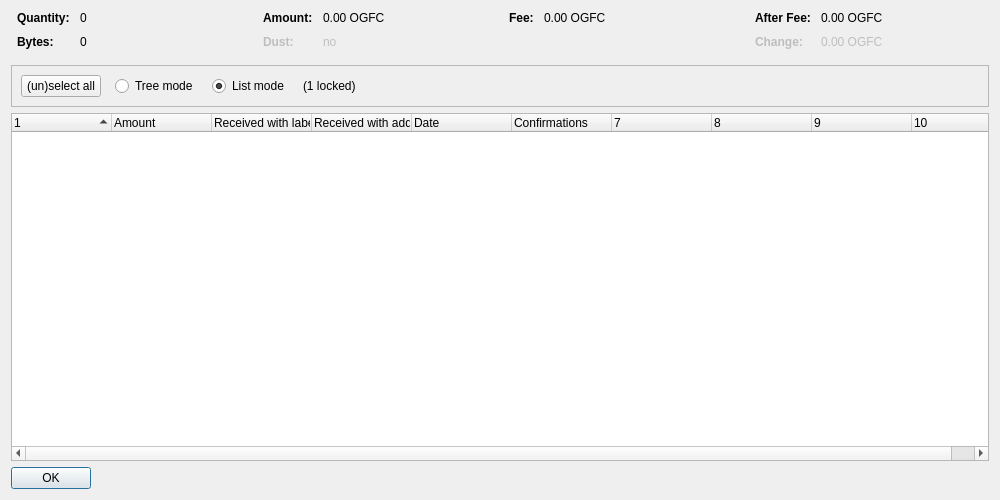
<?xml version="1.0" encoding="UTF-8"?>
<ui version="4.0">
 <class>CoinControlDialog</class>
 <widget class="QDialog" name="CoinControlDialog">
  <property name="geometry">
   <rect>
    <x>0</x>
    <y>0</y>
    <width>1000</width>
    <height>500</height>
   </rect>
  </property>
  <property name="windowTitle">
   <string>Coin Selection</string>
  </property>
  <layout class="QVBoxLayout" name="verticalLayout">
   <item>
    <layout class="QHBoxLayout" name="horizontalLayoutTop" stretch="0,0,0,0">
     <property name="topMargin">
      <number>0</number>
     </property>
     <property name="bottomMargin">
      <number>10</number>
     </property>
     <item>
      <layout class="QFormLayout" name="formLayoutCoinControl1">
       <property name="horizontalSpacing">
        <number>10</number>
       </property>
       <property name="verticalSpacing">
        <number>10</number>
       </property>
       <property name="leftMargin">
        <number>6</number>
       </property>
       <property name="rightMargin">
        <number>6</number>
       </property>
       <item row="0" column="0">
        <widget class="QLabel" name="labelCoinControlQuantityText">
         <property name="font">
          <font>
           <weight>75</weight>
           <bold>true</bold>
          </font>
         </property>
         <property name="text">
          <string>Quantity:</string>
         </property>
        </widget>
       </item>
       <item row="0" column="1">
        <widget class="QLabel" name="labelCoinControlQuantity">
         <property name="cursor">
          <cursorShape>IBeamCursor</cursorShape>
         </property>
         <property name="contextMenuPolicy">
          <enum>Qt::ActionsContextMenu</enum>
         </property>
         <property name="text">
          <string notr="true">0</string>
         </property>
         <property name="textInteractionFlags">
          <set>Qt::LinksAccessibleByMouse|Qt::TextSelectableByKeyboard|Qt::TextSelectableByMouse</set>
         </property>
        </widget>
       </item>
       <item row="1" column="0">
        <widget class="QLabel" name="labelCoinControlBytesText">
         <property name="font">
          <font>
           <weight>75</weight>
           <bold>true</bold>
          </font>
         </property>
         <property name="text">
          <string>Bytes:</string>
         </property>
        </widget>
       </item>
       <item row="1" column="1">
        <widget class="QLabel" name="labelCoinControlBytes">
         <property name="cursor">
          <cursorShape>IBeamCursor</cursorShape>
         </property>
         <property name="contextMenuPolicy">
          <enum>Qt::ActionsContextMenu</enum>
         </property>
         <property name="text">
          <string notr="true">0</string>
         </property>
         <property name="textInteractionFlags">
          <set>Qt::LinksAccessibleByMouse|Qt::TextSelectableByKeyboard|Qt::TextSelectableByMouse</set>
         </property>
        </widget>
       </item>
      </layout>
     </item>
     <item>
      <layout class="QFormLayout" name="formLayoutCoinControl2">
       <property name="horizontalSpacing">
        <number>10</number>
       </property>
       <property name="verticalSpacing">
        <number>10</number>
       </property>
       <property name="leftMargin">
        <number>6</number>
       </property>
       <property name="rightMargin">
        <number>6</number>
       </property>
       <item row="0" column="0">
        <widget class="QLabel" name="labelCoinControlAmountText">
         <property name="font">
          <font>
           <weight>75</weight>
           <bold>true</bold>
          </font>
         </property>
         <property name="text">
          <string>Amount:</string>
         </property>
        </widget>
       </item>
       <item row="0" column="1">
        <widget class="QLabel" name="labelCoinControlAmount">
         <property name="cursor">
          <cursorShape>IBeamCursor</cursorShape>
         </property>
         <property name="contextMenuPolicy">
          <enum>Qt::ActionsContextMenu</enum>
         </property>
         <property name="text">
          <string notr="true">0.00 OGFC</string>
         </property>
         <property name="textInteractionFlags">
          <set>Qt::LinksAccessibleByMouse|Qt::TextSelectableByKeyboard|Qt::TextSelectableByMouse</set>
         </property>
        </widget>
       </item>
       <item row="1" column="0">
        <widget class="QLabel" name="labelCoinControlLowOutputText">
         <property name="enabled">
          <bool>false</bool>
         </property>
         <property name="font">
          <font>
           <weight>75</weight>
           <bold>true</bold>
          </font>
         </property>
         <property name="text">
          <string>Dust:</string>
         </property>
        </widget>
       </item>
       <item row="1" column="1">
        <widget class="QLabel" name="labelCoinControlLowOutput">
         <property name="enabled">
          <bool>false</bool>
         </property>
         <property name="cursor">
          <cursorShape>IBeamCursor</cursorShape>
         </property>
         <property name="contextMenuPolicy">
          <enum>Qt::ActionsContextMenu</enum>
         </property>
         <property name="text">
          <string notr="true">no</string>
         </property>
         <property name="textInteractionFlags">
          <set>Qt::LinksAccessibleByMouse|Qt::TextSelectableByKeyboard|Qt::TextSelectableByMouse</set>
         </property>
        </widget>
       </item>
      </layout>
     </item>
     <item>
      <layout class="QFormLayout" name="formLayoutCoinControl3">
       <property name="horizontalSpacing">
        <number>10</number>
       </property>
       <property name="verticalSpacing">
        <number>10</number>
       </property>
       <property name="leftMargin">
        <number>6</number>
       </property>
       <property name="rightMargin">
        <number>6</number>
       </property>
       <item row="0" column="0">
        <widget class="QLabel" name="labelCoinControlFeeText">
         <property name="font">
          <font>
           <weight>75</weight>
           <bold>true</bold>
          </font>
         </property>
         <property name="text">
          <string>Fee:</string>
         </property>
        </widget>
       </item>
       <item row="0" column="1">
        <widget class="QLabel" name="labelCoinControlFee">
         <property name="cursor">
          <cursorShape>IBeamCursor</cursorShape>
         </property>
         <property name="contextMenuPolicy">
          <enum>Qt::ActionsContextMenu</enum>
         </property>
         <property name="text">
          <string notr="true">0.00 OGFC</string>
         </property>
         <property name="textInteractionFlags">
          <set>Qt::LinksAccessibleByMouse|Qt::TextSelectableByKeyboard|Qt::TextSelectableByMouse</set>
         </property>
        </widget>
       </item>
      </layout>
     </item>
     <item>
      <layout class="QFormLayout" name="formLayoutCoinControl4">
       <property name="horizontalSpacing">
        <number>10</number>
       </property>
       <property name="verticalSpacing">
        <number>10</number>
       </property>
       <property name="leftMargin">
        <number>6</number>
       </property>
       <property name="rightMargin">
        <number>6</number>
       </property>
       <item row="0" column="0">
        <widget class="QLabel" name="labelCoinControlAfterFeeText">
         <property name="font">
          <font>
           <weight>75</weight>
           <bold>true</bold>
          </font>
         </property>
         <property name="text">
          <string>After Fee:</string>
         </property>
        </widget>
       </item>
       <item row="0" column="1">
        <widget class="QLabel" name="labelCoinControlAfterFee">
         <property name="cursor">
          <cursorShape>IBeamCursor</cursorShape>
         </property>
         <property name="contextMenuPolicy">
          <enum>Qt::ActionsContextMenu</enum>
         </property>
         <property name="text">
          <string notr="true">0.00 OGFC</string>
         </property>
         <property name="textInteractionFlags">
          <set>Qt::LinksAccessibleByMouse|Qt::TextSelectableByKeyboard|Qt::TextSelectableByMouse</set>
         </property>
        </widget>
       </item>
       <item row="1" column="0">
        <widget class="QLabel" name="labelCoinControlChangeText">
         <property name="enabled">
          <bool>false</bool>
         </property>
         <property name="font">
          <font>
           <weight>75</weight>
           <bold>true</bold>
          </font>
         </property>
         <property name="text">
          <string>Change:</string>
         </property>
        </widget>
       </item>
       <item row="1" column="1">
        <widget class="QLabel" name="labelCoinControlChange">
         <property name="enabled">
          <bool>false</bool>
         </property>
         <property name="cursor">
          <cursorShape>IBeamCursor</cursorShape>
         </property>
         <property name="contextMenuPolicy">
          <enum>Qt::ActionsContextMenu</enum>
         </property>
         <property name="text">
          <string notr="true">0.00 OGFC</string>
         </property>
         <property name="textInteractionFlags">
          <set>Qt::LinksAccessibleByMouse|Qt::TextSelectableByKeyboard|Qt::TextSelectableByMouse</set>
         </property>
        </widget>
       </item>
      </layout>
     </item>
    </layout>
   </item>
   <item>
    <widget class="QFrame" name="frame">
     <property name="minimumSize">
      <size>
       <width>0</width>
       <height>40</height>
      </size>
     </property>
     <property name="frameShape">
      <enum>QFrame::StyledPanel</enum>
     </property>
     <property name="frameShadow">
      <enum>QFrame::Sunken</enum>
     </property>
     <layout class="QHBoxLayout" name="horizontalLayout">
      <item>
       <layout class="QHBoxLayout" name="horizontalLayoutPanel" stretch="0,0,0,0,0">
        <property name="spacing">
         <number>14</number>
        </property>
        <item>
         <widget class="QPushButton" name="pushButtonSelectAll">
          <property name="sizePolicy">
           <sizepolicy hsizetype="Maximum" vsizetype="Fixed">
            <horstretch>0</horstretch>
            <verstretch>0</verstretch>
           </sizepolicy>
          </property>
          <property name="text">
           <string>(un)select all</string>
          </property>
          <property name="autoDefault">
           <bool>false</bool>
          </property>
         </widget>
        </item>
        <item>
         <widget class="QRadioButton" name="radioTreeMode">
          <property name="sizePolicy">
           <sizepolicy hsizetype="Maximum" vsizetype="Fixed">
            <horstretch>0</horstretch>
            <verstretch>0</verstretch>
           </sizepolicy>
          </property>
          <property name="text">
           <string>Tree mode</string>
          </property>
         </widget>
        </item>
        <item>
         <widget class="QRadioButton" name="radioListMode">
          <property name="sizePolicy">
           <sizepolicy hsizetype="Maximum" vsizetype="Fixed">
            <horstretch>0</horstretch>
            <verstretch>0</verstretch>
           </sizepolicy>
          </property>
          <property name="text">
           <string>List mode</string>
          </property>
          <property name="checked">
           <bool>true</bool>
          </property>
         </widget>
        </item>
        <item>
         <widget class="QLabel" name="labelLocked">
          <property name="text">
           <string notr="true">(1 locked)</string>
          </property>
         </widget>
        </item>
        <item>
         <spacer name="horizontalSpacer">
          <property name="orientation">
           <enum>Qt::Horizontal</enum>
          </property>
          <property name="sizeHint" stdset="0">
           <size>
            <width>40</width>
            <height>20</height>
           </size>
          </property>
         </spacer>
        </item>
       </layout>
      </item>
     </layout>
    </widget>
   </item>
   <item>
    <widget class="CoinControlTreeWidget" name="treeWidget">
     <property name="contextMenuPolicy">
      <enum>Qt::CustomContextMenu</enum>
     </property>
     <property name="sortingEnabled">
      <bool>false</bool>
     </property>
     <property name="columnCount">
      <number>10</number>
     </property>
     <attribute name="headerShowSortIndicator" stdset="0">
      <bool>true</bool>
     </attribute>
     <attribute name="headerStretchLastSection">
      <bool>false</bool>
     </attribute>
     <column>
      <property name="text">
       <string/>
      </property>
     </column>
     <column>
      <property name="text">
       <string>Amount</string>
      </property>
     </column>
     <column>
      <property name="text">
       <string>Received with label</string>
      </property>
     </column>
     <column>
      <property name="text">
       <string>Received with address</string>
      </property>
     </column>
     <column>
      <property name="text">
       <string>Date</string>
      </property>
     </column>
     <column>
      <property name="text">
       <string>Confirmations</string>
      </property>
      <property name="toolTip">
       <string>Confirmed</string>
      </property>
     </column>
     <column>
      <property name="text">
       <string/>
      </property>
     </column>
     <column>
      <property name="text">
       <string/>
      </property>
     </column>
     <column>
      <property name="text">
       <string/>
      </property>
     </column>
     <column>
      <property name="text">
       <string/>
      </property>
     </column>
    </widget>
   </item>
   <item>
    <widget class="QDialogButtonBox" name="buttonBox">
     <property name="sizePolicy">
      <sizepolicy hsizetype="Maximum" vsizetype="Fixed">
       <horstretch>0</horstretch>
       <verstretch>0</verstretch>
      </sizepolicy>
     </property>
     <property name="orientation">
      <enum>Qt::Horizontal</enum>
     </property>
     <property name="standardButtons">
      <set>QDialogButtonBox::Ok</set>
     </property>
    </widget>
   </item>
  </layout>
 </widget>
 <customwidgets>
  <customwidget>
   <class>CoinControlTreeWidget</class>
   <extends>QTreeWidget</extends>
   <header>qt/coincontroltreewidget.h</header>
  </customwidget>
 </customwidgets>
 <resources/>
 <connections/>
</ui>
